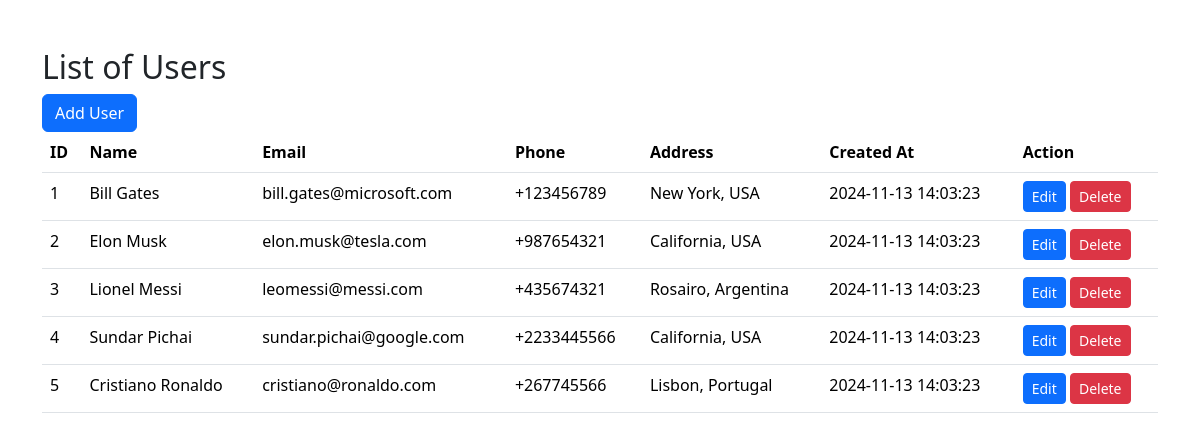
The page / on the database its author committed.
### tables this page shows
CREATE TABLE `users` (
  `id` int(11) NOT NULL,
  `name` varchar(100) NOT NULL,
  `email` varchar(100) NOT NULL,
  `phone` varchar(100) NOT NULL,
  `address` varchar(100) NOT NULL,
  `created_at` datetime NOT NULL DEFAULT current_timestamp()
);

### index.php (the view, shortened to what this page needs)
<?php
require "./connection.php";
$usersTable = 'SELECT * FROM users';
$usersList = $connection->query($usersTable);
?>
<!DOCTYPE html>
<html lang="en">
<head>
    <link rel="stylesheet" href="https://cdn.jsdelivr.net/npm/bootstrap@5.3.3/dist/css/bootstrap.min.css">
</head>
<body>
    <div class="container my-5">
        <h2>List of Users</h2>
        <a class="btn btn-primary" href="./create.php" role="button">Add User</a><br>
        <table class="table">
           <thead>
           <tr>
                <th>ID</th>
                <th>Name</th>
                <th>Email</th>
                <th>Phone</th>
                <th>Address</th>
                <th>Created At</th>
                <th>Action</th>
            </tr>
           </thead>
           <tbody>
           <?php
                if($usersList->num_rows > 0){
                    while ($row = $usersList->fetch_assoc()){
           ?>
                <tr>
                    <td><?php echo $row['id']; ?></td>
                    <td><?php echo $row['name']; ?></td>
                    <td><?php echo $row['email']; ?></td>
                    <td><?php echo $row['phone']; ?></td>
                    <td><?php echo $row['address']; ?></td>
                    <td><?php echo $row['created_at']; ?></td>
                    <td>
                        <a class="btn btn-primary btn-sm" href="./edit.php?id=<?php echo $row['id']; ?>">Edit</a>
                        <a class="btn btn-danger btn-sm" href="./delete.php?id=<?php echo $row['id']; ?>">Delete</a>
                    </td>
                </tr>
           <?php
                    }
                } else {
                    echo "<tr><td colspan='7' class='text-center'>No users found</td></tr>";
                }
           ?>
           </tbody>
        </table>
    </div>
</body>
</html>

### rows shown on the page
users: id "1", name "Bill Gates", email "bill.gates@microsoft.com", phone "+123456789", address "New York, USA", created_at "2024-11-13 14:03:23"
users: id "2", name "Elon Musk", email "elon.musk@tesla.com", phone "+987654321", address "California, USA", created_at "2024-11-13 14:03:23"
users: id "3", name "Lionel Messi", email "leomessi@messi.com", phone "+435674321", address "Rosairo, Argentina", created_at "2024-11-13 14:03:23"
users: id "4", name "Sundar Pichai", email "sundar.pichai@google.com", phone "+2233445566", address "California, USA", created_at "2024-11-13 14:03:23"
users: id "5", name "Cristiano Ronaldo", email "cristiano@ronaldo.com", phone "+267745566", address "Lisbon, Portugal", created_at "2024-11-13 14:03:23"
